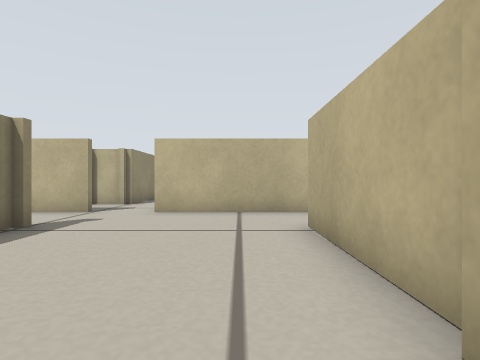
view 1 (above)

24 first-person views from a walk through a world built for the Player/Stage simulator. The camera is 0.22 m above the floor, looks level and sees 80° across. Floor lines are 1 m apart. The floor is counted in squares, 0.25 m on a side. Each view is taken from the middle of a square. On the plan, view 1 faces up. The plan holds only what a view shows up to about 11 squares ahead; the rest is blank. The place goes on beyond the plan. The robots in the file are not drawn.

view 2
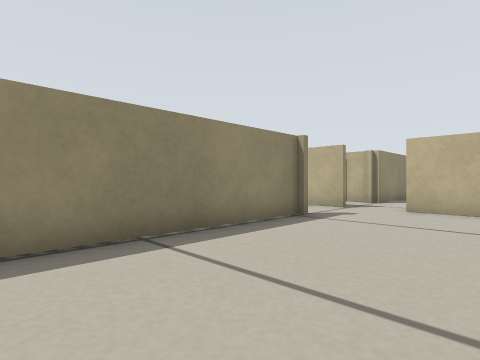

view 3
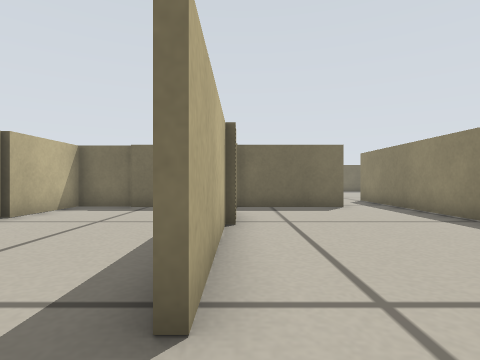

view 4
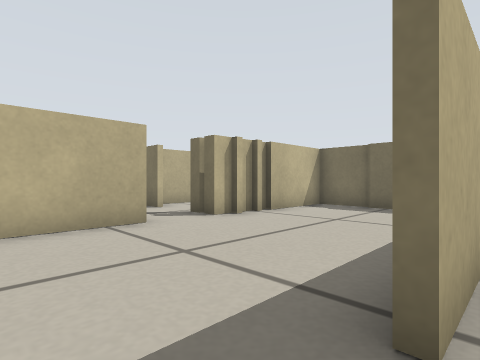

view 5
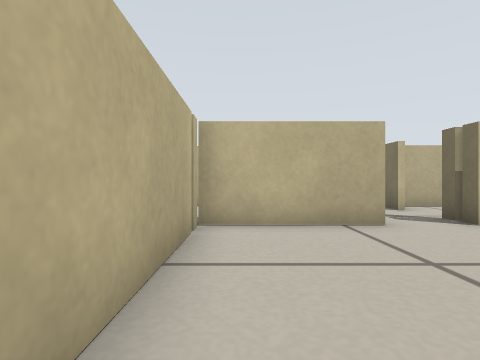

view 6
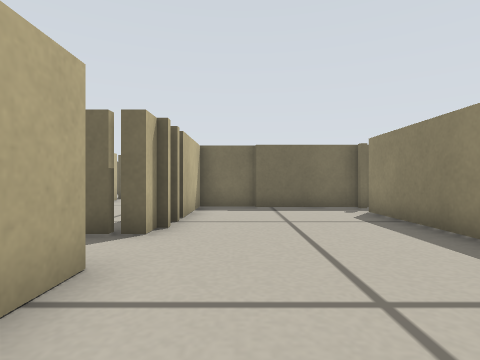

view 7
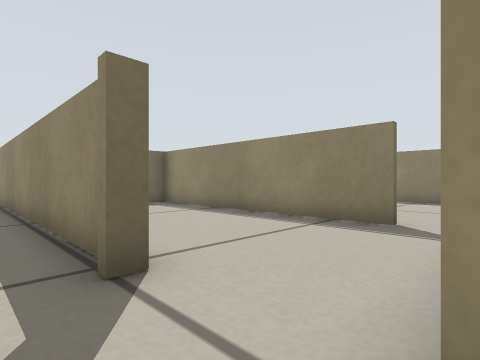

view 8
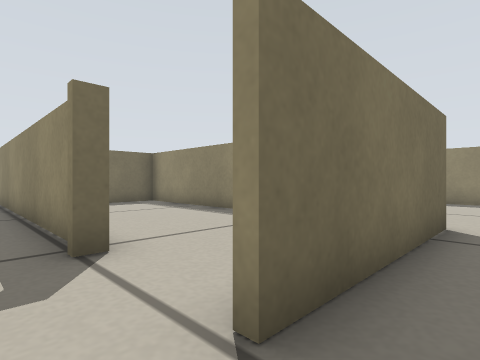

view 9
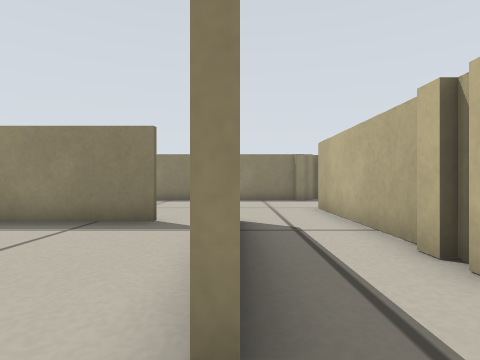

view 10
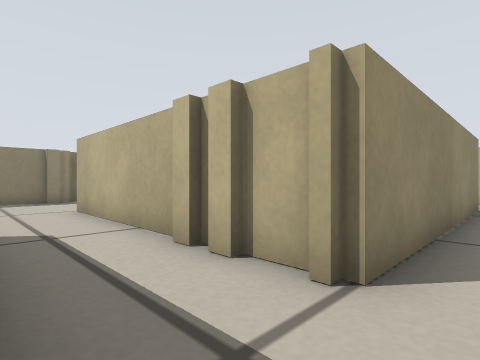

view 11
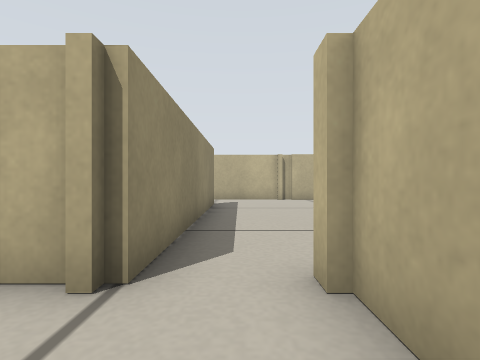

view 12
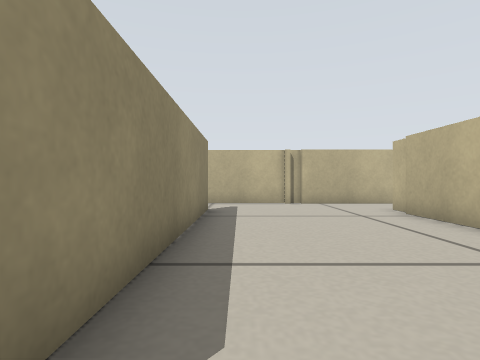

view 13
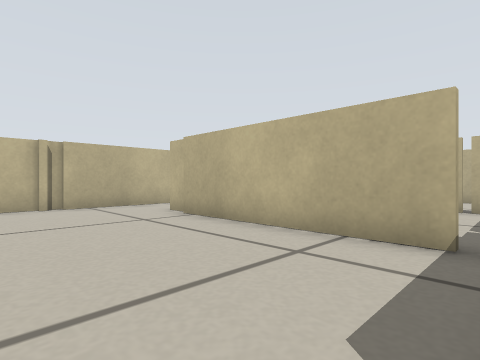

view 14
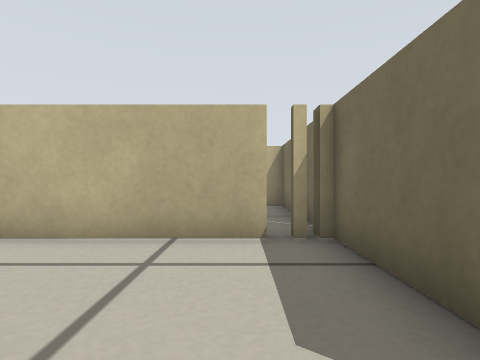

view 15
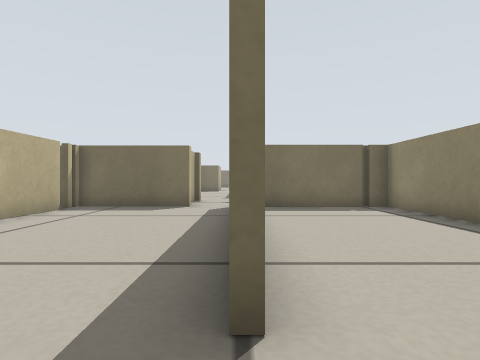

view 16
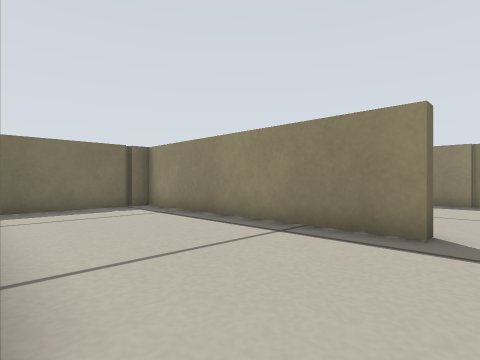

view 17
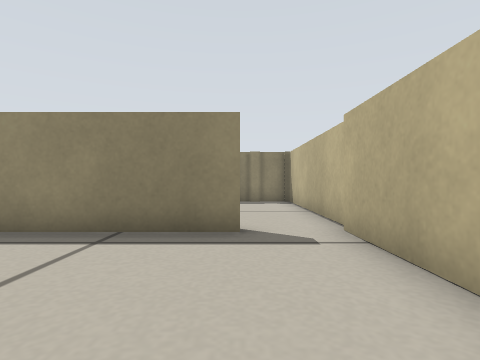

view 18
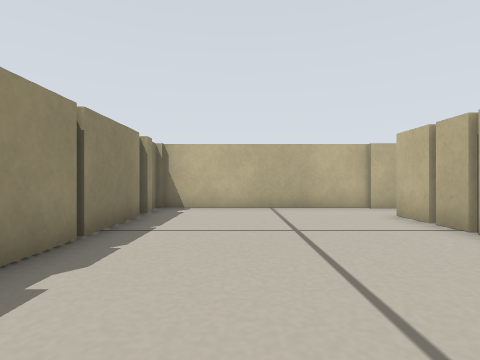

view 19
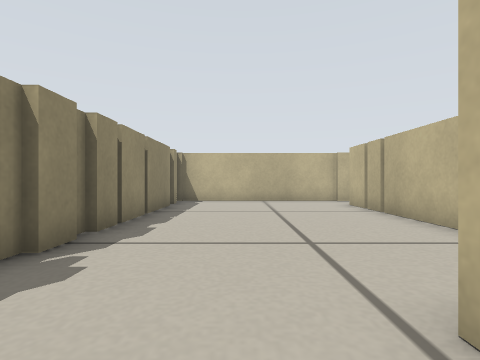

view 20
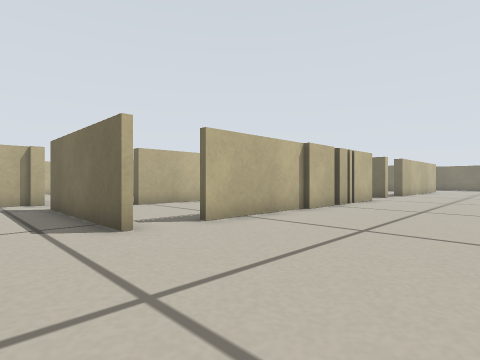

view 21
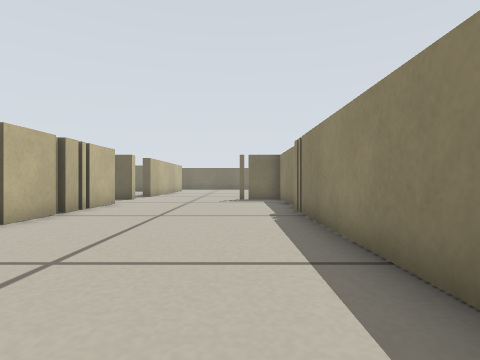

view 22
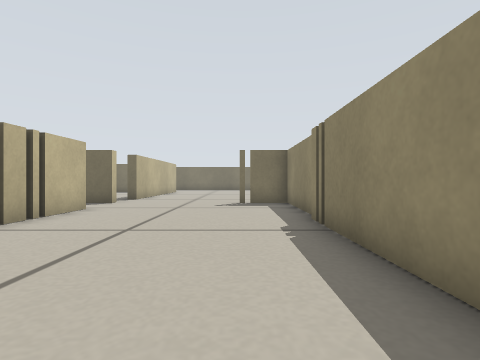

view 23
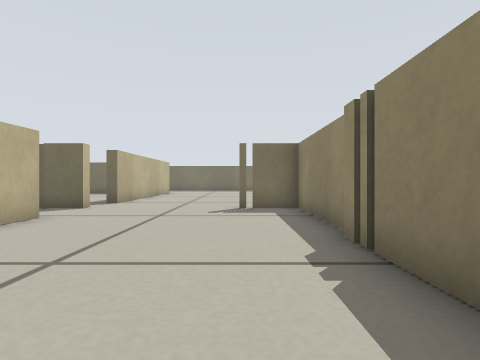

view 24
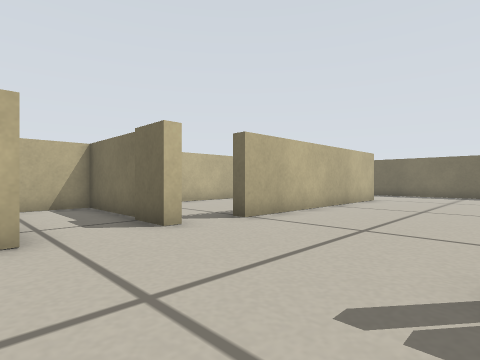

### Floor plan
Ten units are one square. View 1 is at (0, 0); x grows to the right and y downward. Boxes are objects, and circles mark ways between rooms. Rooms are numbered by the first view taken in them; rooms with no view inside come last. Other rooms are left out.
<svg viewBox="-163 -215 238 272">
<path fill="none" stroke="#000" d="M-41 -52 -41 50M-43 -54 -39 -54M13 -14 13 -55M-21 -81 -21 -102M-24 22 11 22M4 -78 -23 -78 -23 -82M58 -78 4 -78M65 -41 65 -79M-39 -184 -39 -104M15 -176 15 -185M-12 -208 -42 -208M-6 -208 -11 -208M4 -206 -8 -206M13 -115 13 -175M-23 -101 -23 -106 14 -106M-92 -140 -92 -166M-92 -168 -92 -176M-154 -146 -154 -138M-154 -162 -154 -148M-154 -132 -154 -124M-92 -178 -92 -190M-156 -125 -156 -120M-154 -189 -154 -164M-154 -109 -154 -104M-156 -105 -156 -95M-89 -210 -156 -210M-92 -24 -92 -62M-94 -8 -94 -25M-94 2 -94 -5M-158 9 -158 48 -144 48M-94 26 -94 8M-92 52 -92 48 -79 48M-79 50 -43 50 -43 32M-156 -95 -156 5M-96 -104 -118 -104M-92 -190 -88 -190 -88 -108 -81 -108M-61 -208 -90 -208M-80 -108 -48 -108M-43 -40 -43 -54M-90 -62 -90 16M-92 -80 -41 -80M-41 -78 -58 -78M-61 -102 -66 -102M-84 22 -71 22M-69 -104 -96 -104M-52 -102 -58 -102M-44 -104 -54 -104M65 -18 65 -24M15 -29 15 9M45 24 63 24 63 -5M11 22 45 22"/>
<circle cx="10" cy="-65" r="3" fill="#2a7"/>
<circle cx="-30" cy="-105" r="3" fill="#2a7"/>
<circle cx="-40" cy="-75" r="3" fill="#2a7"/>
<circle cx="10" cy="10" r="3" fill="#2a7"/>
<circle cx="40" cy="-45" r="3" fill="#2a7"/>
<circle cx="-40" cy="-195" r="3" fill="#2a7"/>
<circle cx="-135" cy="-105" r="3" fill="#2a7"/>
<circle cx="-90" cy="-200" r="3" fill="#2a7"/>
<circle cx="-90" cy="-80" r="3" fill="#2a7"/>
<text x="-20" y="-30">1</text>
<text x="40" y="-60">2</text>
<text x="-20" y="-160">3</text>
<text x="-120" y="-150">4</text>
<text x="-120" y="-20">5</text>
<text x="-70" y="-160">6</text>
<text x="-70" y="-40">7</text>
<text x="40" y="-10">8</text>
</svg>
Room 1 opens to room 2. Room 1 opens to room 3. Room 1 opens to room 7. Room 1 opens to room 8. Room 2 opens to room 8. Room 3 opens to room 6. Room 4 opens to room 5. Room 4 opens to room 6. Room 5 opens to room 7.

Where each view was taken, in squares from view 1:
view 1: 0 up, 0 right, facing up
view 2: 1 down, 0 right, facing up-left
view 3: 7 up, 1 right, facing down
view 4: 7 up, 1 right, facing down-right
view 5: 7 up, 1 right, facing right
view 6: 7 up, 5 right, facing down
view 7: 8 up, 3 left, facing down-left
view 8: 9 up, 3 left, facing down-left
view 9: 8 up, 3 left, facing left
view 10: 8 up, 3 left, facing up-left
view 11: 8 up, 3 left, facing up
view 12: 10 up, 3 left, facing up
view 13: 11 up, 3 left, facing up-right
view 14: 12 up, 3 left, facing right
view 15: 20 up, 4 left, facing down
view 16: 20 up, 4 left, facing down-left
view 17: 19 up, 4 left, facing left
view 18: 12 up, 13 left, facing up
view 19: 9 up, 13 left, facing up
view 20: 10 up, 14 left, facing down-right
view 21: 8 up, 14 left, facing down
view 22: 6 up, 14 left, facing down
view 23: 4 up, 14 left, facing down
view 24: 2 down, 14 left, facing down-right
